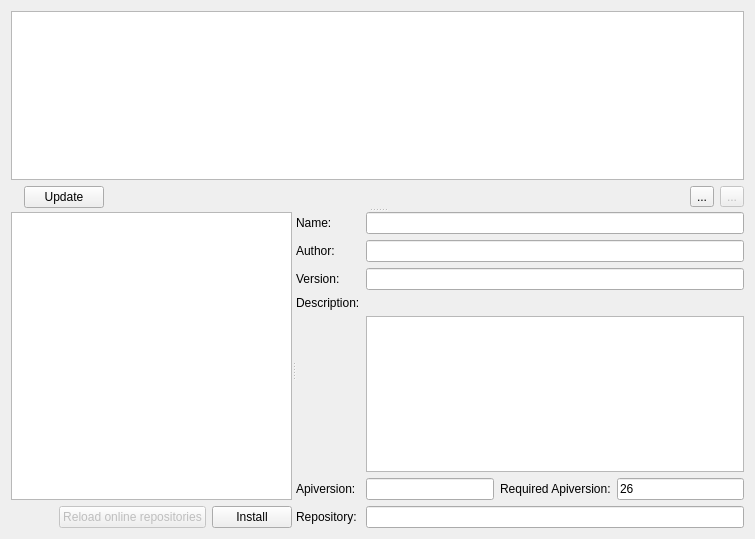
<?xml version="1.0" encoding="UTF-8"?>
<ui version="4.0">
 <class>repositorydialog</class>
 <widget class="QWidget" name="repositorydialog">
  <property name="geometry">
   <rect>
    <x>0</x>
    <y>0</y>
    <width>755</width>
    <height>539</height>
   </rect>
  </property>
  <property name="windowTitle">
   <string>pyTSon - Online repository</string>
  </property>
  <layout class="QVBoxLayout" name="verticalLayout_3">
   <item>
    <widget class="QSplitter" name="splitter_2">
     <property name="orientation">
      <enum>Qt::Vertical</enum>
     </property>
     <widget class="QWidget" name="layoutWidget">
      <layout class="QVBoxLayout" name="verticalLayout_2">
       <item>
        <widget class="QListWidget" name="repositoryList"/>
       </item>
       <item>
        <layout class="QHBoxLayout" name="horizontalLayout">
         <item>
          <widget class="QLabel" name="masterloadingLabel">
           <property name="text">
            <string notr="true"/>
           </property>
          </widget>
         </item>
         <item>
          <widget class="QPushButton" name="updateButton">
           <property name="text">
            <string>Update</string>
           </property>
           <property name="pytsonicon" stdset="0">
            <string notr="true">RELOAD</string>
           </property>
          </widget>
         </item>
         <item>
          <spacer name="horizontalSpacer_2">
           <property name="orientation">
            <enum>Qt::Horizontal</enum>
           </property>
           <property name="sizeHint" stdset="0">
            <size>
             <width>40</width>
             <height>20</height>
            </size>
           </property>
          </spacer>
         </item>
         <item>
          <widget class="QToolButton" name="addButton">
           <property name="text">
            <string notr="true">...</string>
           </property>
           <property name="pytsonicon" stdset="0">
            <string notr="true">octicons:diff-added.svg.png</string>
           </property>
          </widget>
         </item>
         <item>
          <widget class="QToolButton" name="deleteButton">
           <property name="enabled">
            <bool>false</bool>
           </property>
           <property name="text">
            <string notr="true">...</string>
           </property>
           <property name="pytsonicon" stdset="0">
            <string notr="true">octicons:diff-removed.svg.png</string>
           </property>
          </widget>
         </item>
        </layout>
       </item>
      </layout>
     </widget>
     <widget class="QSplitter" name="splitter">
      <property name="orientation">
       <enum>Qt::Horizontal</enum>
      </property>
      <widget class="QWidget" name="layoutWidget_2">
       <layout class="QVBoxLayout" name="verticalLayout">
        <item>
         <widget class="QListWidget" name="pluginsList"/>
        </item>
        <item>
         <layout class="QHBoxLayout" name="horizontalLayout_2">
          <item>
           <widget class="QLabel" name="loadingLabel">
            <property name="text">
             <string notr="true"/>
            </property>
           </widget>
          </item>
          <item>
           <widget class="QPushButton" name="reloadButton">
            <property name="enabled">
             <bool>false</bool>
            </property>
            <property name="text">
             <string>Reload online repositories</string>
            </property>
            <property name="pytsonicon" stdset="0">
             <string notr="true">RELOAD</string>
            </property>
           </widget>
          </item>
          <item>
           <widget class="QPushButton" name="installButton">
            <property name="text">
             <string>Install</string>
            </property>
            <property name="pytsonicon" stdset="0">
             <string notr="true">DOWNLOAD</string>
            </property>
           </widget>
          </item>
         </layout>
        </item>
       </layout>
      </widget>
      <widget class="QWidget" name="layoutWidget_3">
       <layout class="QGridLayout" name="gridLayout">
        <item row="2" column="0">
         <widget class="QLabel" name="label_5">
          <property name="text">
           <string>Version:</string>
          </property>
         </widget>
        </item>
        <item row="1" column="1" colspan="3">
         <widget class="QLineEdit" name="authorEdit">
          <property name="enabled">
           <bool>true</bool>
          </property>
          <property name="inputMask">
           <string notr="true"/>
          </property>
          <property name="text">
           <string notr="true"/>
          </property>
          <property name="readOnly">
           <bool>true</bool>
          </property>
          <property name="placeholderText">
           <string notr="true"/>
          </property>
         </widget>
        </item>
        <item row="0" column="1" colspan="3">
         <widget class="QLineEdit" name="nameEdit">
          <property name="enabled">
           <bool>true</bool>
          </property>
          <property name="inputMask">
           <string notr="true"/>
          </property>
          <property name="text">
           <string notr="true"/>
          </property>
          <property name="readOnly">
           <bool>true</bool>
          </property>
          <property name="placeholderText">
           <string notr="true"/>
          </property>
         </widget>
        </item>
        <item row="2" column="1" colspan="3">
         <widget class="QLineEdit" name="versionEdit">
          <property name="enabled">
           <bool>true</bool>
          </property>
          <property name="inputMask">
           <string notr="true"/>
          </property>
          <property name="text">
           <string notr="true"/>
          </property>
          <property name="readOnly">
           <bool>true</bool>
          </property>
          <property name="placeholderText">
           <string notr="true"/>
          </property>
         </widget>
        </item>
        <item row="0" column="0">
         <widget class="QLabel" name="label_3">
          <property name="text">
           <string>Name:</string>
          </property>
         </widget>
        </item>
        <item row="4" column="1" colspan="3">
         <widget class="QTextEdit" name="descriptionEdit">
          <property name="enabled">
           <bool>true</bool>
          </property>
          <property name="documentTitle">
           <string notr="true"/>
          </property>
          <property name="readOnly">
           <bool>true</bool>
          </property>
          <property name="html">
           <string notr="true">&lt;!DOCTYPE HTML PUBLIC &quot;-//W3C//DTD HTML 4.0//EN&quot; &quot;http://www.w3.org/TR/REC-html40/strict.dtd&quot;&gt;
&lt;html&gt;&lt;head&gt;&lt;meta name=&quot;qrichtext&quot; content=&quot;1&quot; /&gt;&lt;style type=&quot;text/css&quot;&gt;
p, li { white-space: pre-wrap; }
&lt;/style&gt;&lt;/head&gt;&lt;body style=&quot; font-family:'Cantarell'; font-size:11pt; font-weight:400; font-style:normal;&quot;&gt;
&lt;p style=&quot;-qt-paragraph-type:empty; margin-top:0px; margin-bottom:0px; margin-left:0px; margin-right:0px; -qt-block-indent:0; text-indent:0px;&quot;&gt;&lt;br /&gt;&lt;/p&gt;&lt;/body&gt;&lt;/html&gt;</string>
          </property>
          <property name="placeholderText">
           <string notr="true"/>
          </property>
         </widget>
        </item>
        <item row="9" column="0">
         <widget class="QLabel" name="label">
          <property name="text">
           <string>Apiversion:</string>
          </property>
         </widget>
        </item>
        <item row="9" column="2">
         <widget class="QLabel" name="label_2">
          <property name="text">
           <string>Required Apiversion:</string>
          </property>
         </widget>
        </item>
        <item row="9" column="1">
         <widget class="QLineEdit" name="apiEdit">
          <property name="enabled">
           <bool>true</bool>
          </property>
          <property name="inputMask">
           <string notr="true"/>
          </property>
          <property name="text">
           <string notr="true"/>
          </property>
          <property name="readOnly">
           <bool>true</bool>
          </property>
          <property name="placeholderText">
           <string notr="true"/>
          </property>
         </widget>
        </item>
        <item row="1" column="0">
         <widget class="QLabel" name="label_4">
          <property name="text">
           <string>Author:</string>
          </property>
         </widget>
        </item>
        <item row="9" column="3">
         <widget class="QLineEdit" name="requiredApiEdit">
          <property name="enabled">
           <bool>true</bool>
          </property>
          <property name="inputMask">
           <string notr="true"/>
          </property>
          <property name="text">
           <string notr="true">26</string>
          </property>
          <property name="readOnly">
           <bool>true</bool>
          </property>
          <property name="placeholderText">
           <string notr="true"/>
          </property>
         </widget>
        </item>
        <item row="3" column="0">
         <widget class="QLabel" name="label_6">
          <property name="text">
           <string>Description:</string>
          </property>
         </widget>
        </item>
        <item row="11" column="0">
         <widget class="QLabel" name="label_7">
          <property name="text">
           <string>Repository:</string>
          </property>
         </widget>
        </item>
        <item row="11" column="1" colspan="3">
         <widget class="QLineEdit" name="repositoryEdit">
          <property name="enabled">
           <bool>true</bool>
          </property>
          <property name="inputMask">
           <string notr="true"/>
          </property>
          <property name="text">
           <string notr="true"/>
          </property>
          <property name="readOnly">
           <bool>true</bool>
          </property>
          <property name="placeholderText">
           <string notr="true"/>
          </property>
         </widget>
        </item>
       </layout>
      </widget>
     </widget>
    </widget>
   </item>
  </layout>
 </widget>
 <resources/>
 <connections/>
</ui>
